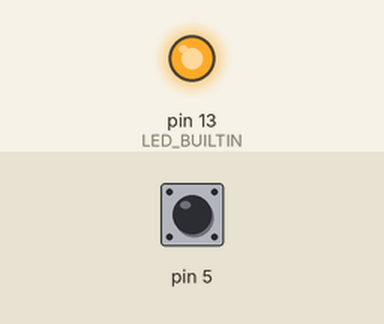
This sketch was run on a simulated Arduino Uno, built with avr-gcc and run on an emulated ATmega328P. On the bench: output pins drawn as LEDs (lit = HIGH). Inputs (shaded band) come from the test bench; at power-on: pin 5 HIGH.

Above: at 1.2 s.
1.3 s: pin 5 pulled LOW for 0.15 s
At 1.37 s:
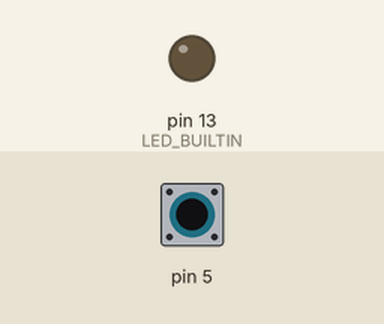
2.9 s: pin 5 pulled LOW for 3.2 s
At 7.5 s:
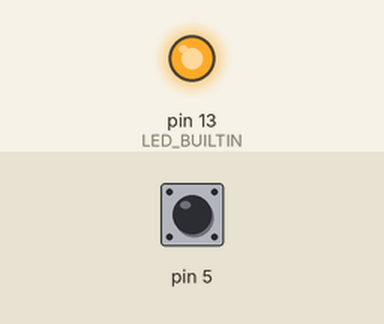
Timing chart, 0 to 9.0 s (numbered marks = the images above; inputs shaded):
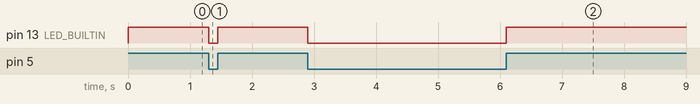

Measured:
- after the input at 1.3 s, pin 13 (LED_BUILTIN): HIGH → LOW at once, → HIGH 0.15 s later
- after the input at 2.9 s, pin 13 (LED_BUILTIN): HIGH → LOW at once, → HIGH 3.2 s later

The sketch:

Slide-Switch-demo.ino
```cpp
// Connections:
// LED + = pin 13
// LED - = GND
// Slide Switch 1:3 (pin no.3) = Pin no.5
// Sliden Switch 1:2 (pin no.2) = GND

#include <Arduino.h> // remove this line if using Arduino IDE

void setup() {
  pinMode(LED_BUILTIN, OUTPUT);
  pinMode(5, INPUT_PULLUP);
}

void loop() {
  digitalWrite(LED_BUILTIN, digitalRead((5)));
}
```
